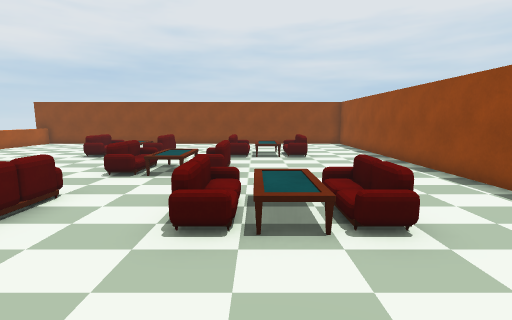
View 1 (above)

14 first-person views from a walk through a Unity game level. The camera is 1.5 m above the floor, tilts 8° down and sees 85° across. The floor is counted in squares, 1 m on a side. Each view is taken from the middle of a square. On the plan, view 1 faces up. The plan holds only what a view shows up to about 14 squares ahead; the rest is blank. The player character is not drawn.

View 2
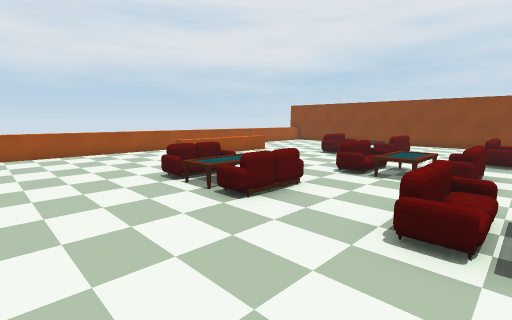

View 3
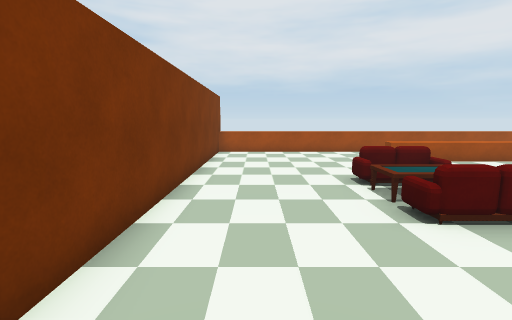

View 4
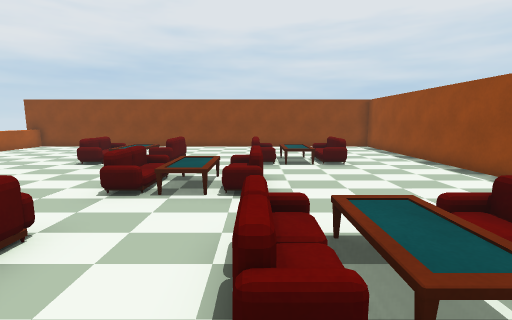

View 5
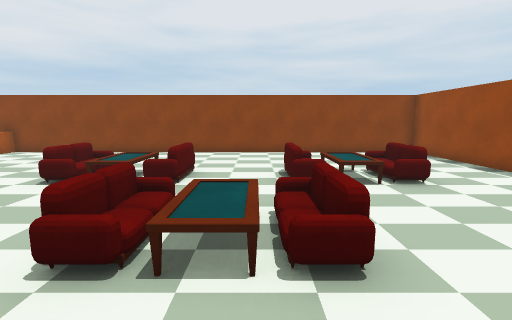

View 6
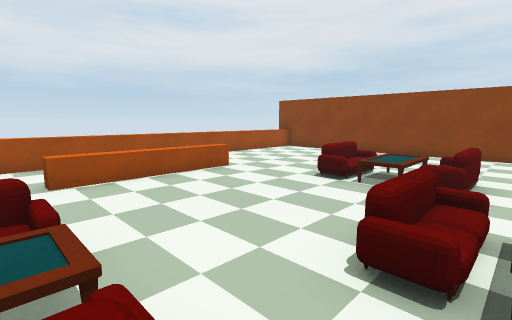

View 7
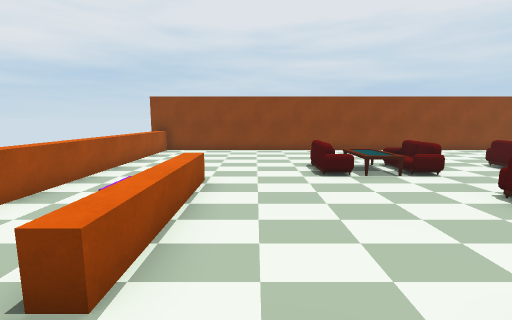

View 8
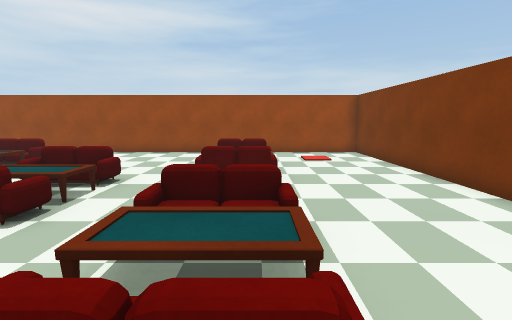

View 9
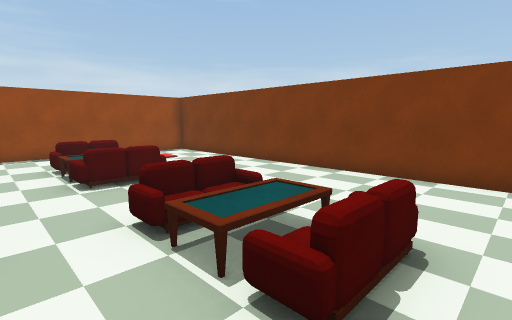

View 10
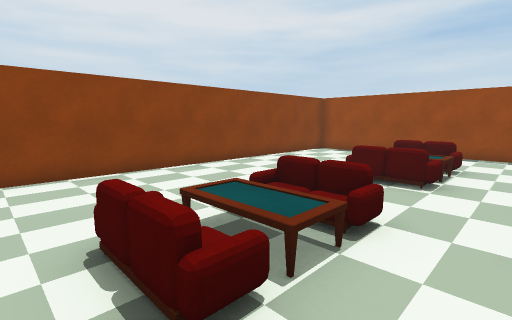

View 11
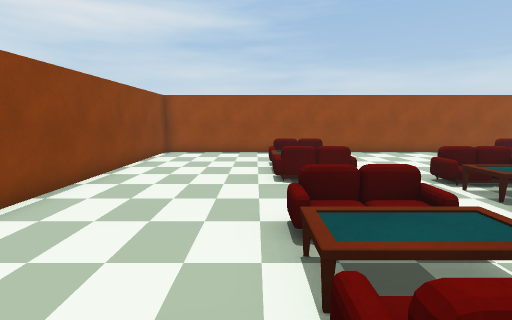

View 12
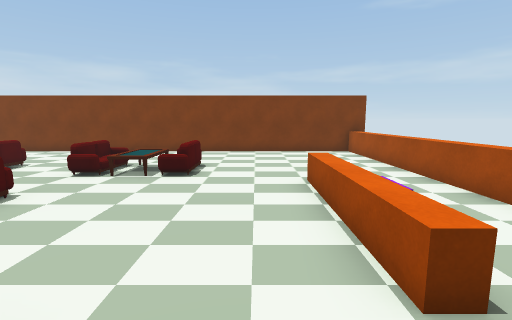

View 13
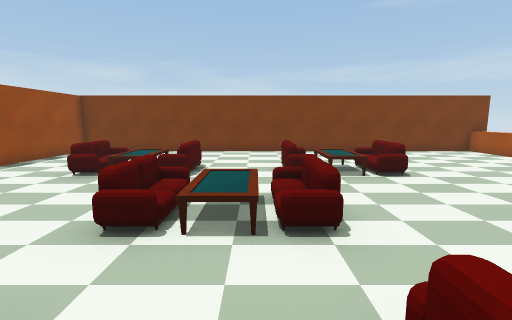

View 14
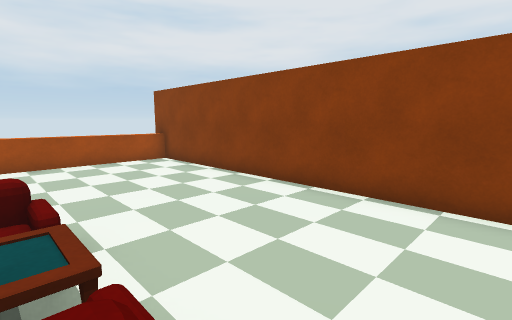

### Floor plan
Key: @ floor where view 1 was taken; # wall or solid block; . main floor; : floor 0.5 m higher than the main floor; = window, fence, low wall or low ledge; ^ raised ledge; v drop or lower ground; S sofa; O other object.
Columns run from 14 left of view 1 to 6 right of it. Each row starts with its distance up from view 1.
 18 #####################
 17 =...................#
 16 =...................#
 15 =...................#
 14 =...................#
 13 =......S::S..S::S...#
 12 =......S::S..S::S...#
 11 =..==...............#
 10 =..==...............#
  9 =..Ov.....S::S......#
  8 =..=v.....S::S......#
  7 =..^=...............#
  6 =..==...............#
  5 =......S::S..S::S...#
  4 =......S::S..S::S...#
  3 =...................#
  2 =...................#
  1 =...................#
  0 =.............@.....#
 -1 #####################

Positions as (right, up) in squares from view 1, and headings:
1: (0, 0), facing up
2: (0, 0), facing up-left
3: (0, 1), facing left
4: (-1, 2), facing up
5: (-2, 5), facing up
6: (-3, 5), facing up-left
7: (-9, 4), facing up
8: (-8, 4), facing right
9: (-8, 7), facing down-right
10: (-8, 10), facing up-right
11: (-8, 14), facing right
12: (-9, 13), facing down
13: (-3, 13), facing down
14: (-3, 13), facing up-left
